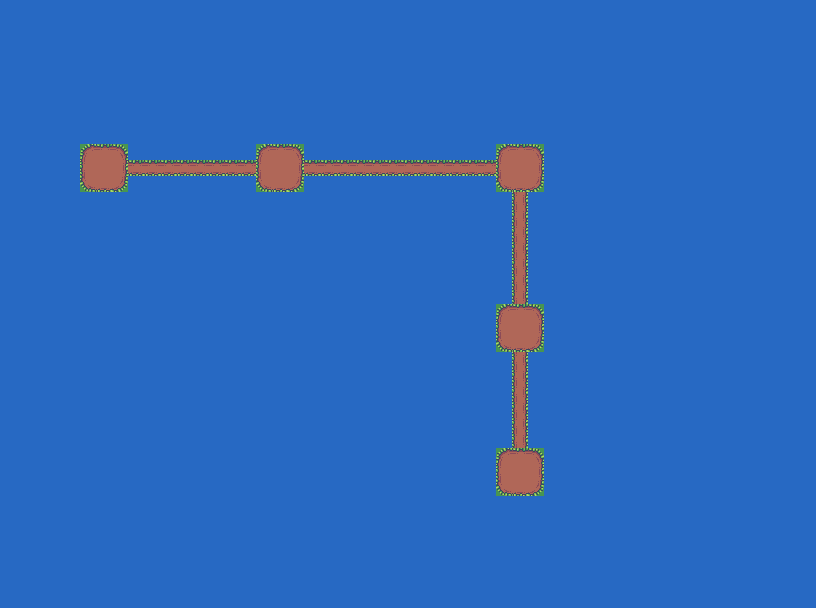

The image is a tile-based game level rendered from a .tmx file. Its description and source (layers, tilesets, objects; grid data summarised) follow:
An orthogonal 51x38 tile map with 16x16 px tiles, 1 tile layer (Kachelebene 1) and 20 objects (5x level, 5x text, 4x path, start, level1, ...).

<map version="1.0" orientation="orthogonal" renderorder="right-down" width="51" height="38" tilewidth="16" tileheight="16" nextobjectid="43">
 <tileset firstgid="1" name="tiles" tilewidth="16" tileheight="16" tilecount="663" columns="51">
  <image source="tiles.png" width="816" height="208" />
 </tileset>
 <layer name="Kachelebene 1" width="51" height="38">
  <data>[1938 cells, 1938 non-empty, 14 distinct tile ids]</data>
 </layer>
 <objectgroup name="checkpoints">
  <object id="10" name="start" x="96" y="160" width="16" height="16" />
  <object id="12" name="level" x="272" y="160" width="16" height="16" />
  <object id="13" name="level" x="96" y="160" width="16" height="16" />
  <object id="16" name="level" x="512" y="160" width="16" height="16" />
  <object id="35" name="level" x="512" y="320" width="16" height="16" />
  <object id="36" name="level" x="512" y="464" width="16" height="16" />
 </objectgroup>
 <objectgroup name="levels">
  <object id="21" name="level1" x="80" y="144" width="48" height="48" />
  <object id="22" name="level2" x="256" y="144" width="48" height="48" />
  <object id="23" name="level3" x="496" y="144" width="48" height="48" />
  <object id="25" name="level4" x="496" y="304" width="48" height="48" />
  <object id="26" name="level5" x="496" y="448" width="48" height="48" />
 </objectgroup>
 <objectgroup name="paths">
  <object id="28" name="path" x="512" y="192" width="16" height="112" />
  <object id="30" name="path" x="304" y="160" width="192" height="16" />
  <object id="31" name="path" x="128" y="160" width="128" height="16" />
  <object id="32" name="path" x="512" y="352" width="16" height="96" />
 </objectgroup>
 <objectgroup name="text">
  <object id="37" name="text" x="80.5" y="112" width="32" height="16" />
  <object id="38" name="text" x="257" y="113" width="24.5" height="16" />
  <object id="39" name="text" x="495.5" y="117.5" width="27" height="16" />
  <object id="40" name="text" x="560" y="320" width="112" height="16" />
  <object id="41" name="text" x="560" y="464" width="112" height="16" />
 </objectgroup>
</map>
